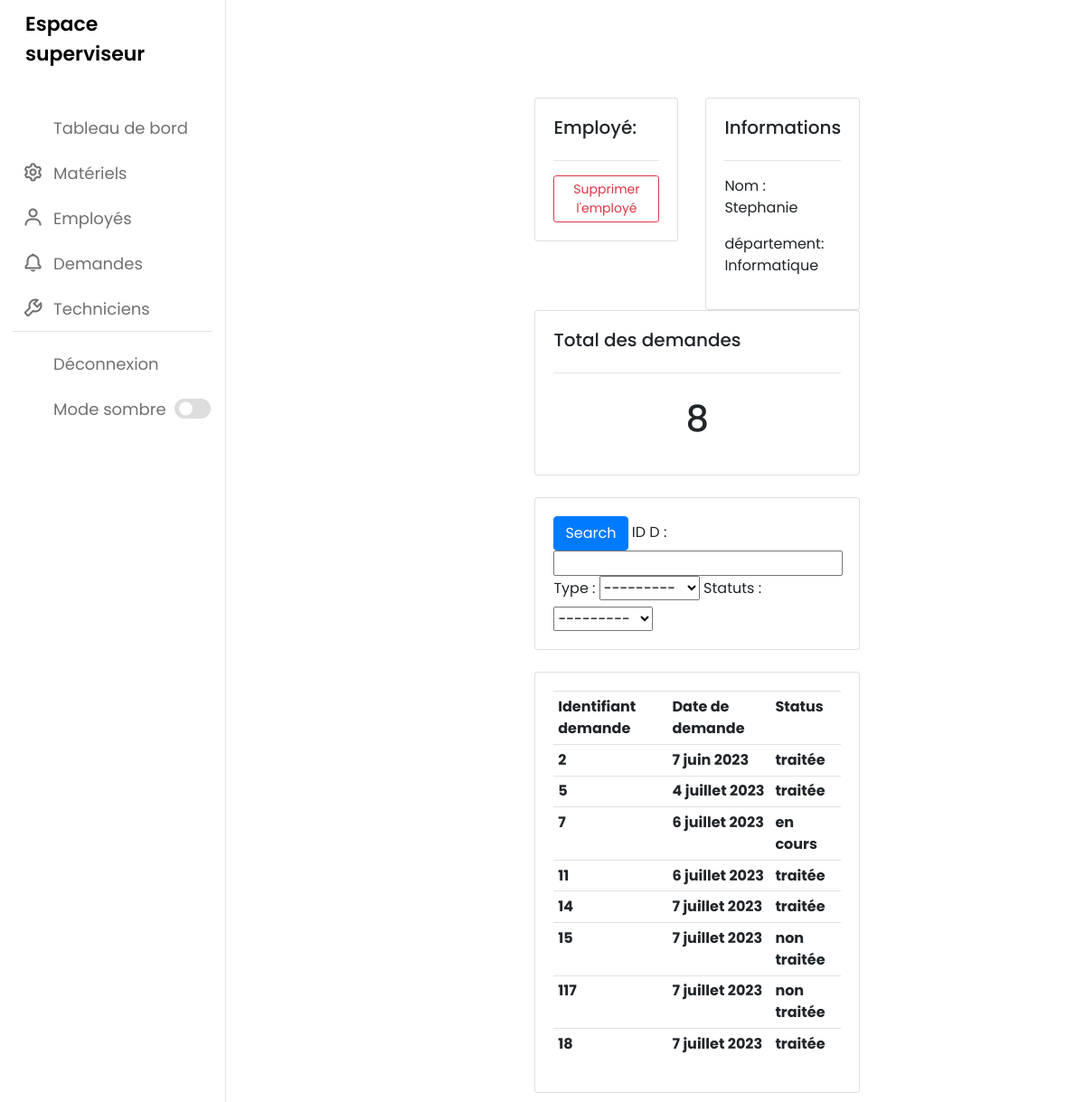
The app's page /employe/1 (signed in) with its own data.
### employe/models.py (models this page shows, shortened)
class employe(models.Model):
    ID_E = models.CharField(max_length=200, unique=True, null=True)
    nomE = models.CharField(max_length=200, null=True)
    departement = models.CharField(max_length=200, null=True)
    date_ajout = models.DateField(auto_now_add=True)

### demande/models.py (models this page shows, shortened)
class demande(models.Model):
    STATUS = ((' traitée', ' traitée'),
                  ('en cours', 'en cours'),
                  ('non traitée', 'non traitée'))
    TYPE = ((' Réparation', ' Réparation'),
                ('Attribution', 'Attribution'))
    employe = models.ForeignKey(employe, null=True, on_delete=models.CASCADE)
    materiel = models.ForeignKey(materiel, null=True, on_delete=models.SET_NULL)
    technicien = models.ForeignKey(technicien, null=True, blank=True, on_delete=models.SET_NULL)
    ID_D = models.CharField(max_length=200, unique=True, null=True)
    type = models.CharField(max_length=200, null=True, choices=TYPE)
    date_creation = models.DateField(auto_now_add=True)
    statuts = models.CharField(max_length=200, null=True, choices=STATUS)

### employe/views.py (the view)
# urls.py: path('/<str:pk>',views.list_employe,name='employe'),
@login_required(login_url='acces')
def list_employe(request,pk):
    Employe=employe.objects.get(id=pk)
    demande=Employe.demande_set.all()
    demande_total=demande.count()
    myFilter=DemandeFiltre(request.GET,queryset=demande )
    demande=myFilter.qs
    context={'Employe':Employe,'demande':demande,'demande_total':demande_total,'myFilter':myFilter}
    return render(request,'employe/list_employe.html',context)

### templates/employe/list_employe.html
{% extends 'main2.html' %}
{% block content %}
	<br>
<div class="row">
	<div class="col-md">
		<div class="card card-body">
			<h5>Employé:</h5>
			<hr>
			<a class="btn btn-outline-danger  btn-sm btn-block" href="{% url 'supprimer_employe' Employe.ID_E %}">Supprimer l'employé</a>
		</div>
	</div>
	<div class="col-md">
		<div class="card card-body">
			<h5>Informations</h5>
			<hr>
			<p>Nom : {{Employe.nomE}} </p>
			<p>département: {{Employe.departement}}</p>
		</div>
	</div>
	<div class="col-md">
		<div class="card card-body">
			<h5>Total des demandes</h5>
			<hr>
			<h1 style="text-align: center;padding: 10px">{{demande_total}}</h1>
		</div>
	</div>
</div>
<br>
<div class="row">
	<div class="col">
		<div class="card card-body">
			<form method="get">
		   	<button class="btn btn-primary" type="submit">Search</button>
		       {{myFilter.form}}
		</form>
		</div>
	</div>
</div>
<br>
<div class="row">
	<div class="col-md">
		<div class="card card-body">
			<table class="table table-sm">
				<tr>
					<th> Identifiant demande </th>
					<th>Date de demande</th>
					<th>Status</th>
				</tr>
                 {%for demande in demande%}
				<tr>
					<th>{{demande.ID_D}}</th>
					<th>{{demande.date_creation}}</th>
					<th>{{demande.statuts}}</th>
				</tr>
                {% endfor %}
			</table>
		</div>
	</div>
</div>
{% endblock content%}

### static/css/style.css (style rules this page uses)
* { margin: 0; padding: 0; box-sizing: border-box; font-family: 'Poppins', sans-serif; }
:root { --primary-color: #0E4BF1; --panel-color: #FFF; --text-color: #000; --black-light-color: #707070; --border-color: #e6e5e5; --toggle-color: #DDD; --box1-color: #4DA3FF; --box2-color: #FFE6AC; --box3-color: #E7D1FC; --title-icon-color: #fff; --tran-05: all 0.5s ease; --tran-03: all 0.3s ease; --tran-03: all 0.2s ease; }
body { min-height: 100vh; background-color: var(--primary-color); }

### templates/base/navbartest.html (style rules this page uses)
* { margin: 0; padding: 0; box-sizing: border-box; font-family: 'Poppins', sans-serif; }
:root { --primary-color: #0E4BF1; --panel-color: #FFF; --text-color: #000; --black-light-color: #707070; --border-color: #e6e5e5; --toggle-color: #DDD; --box1-color: #4DA3FF; --box2-color: #FFE6AC; --box3-color: #E7D1FC; --title-icon-color: #fff; --tran-05: all 0.5s ease; --tran-03: all 0.3s ease; --tran-03: all 0.2s ease; }
body { min-height: 100vh; background-color: var(--primary-color); }

### records on screen
employe: nomE "Stephanie", departement "Informatique"
demande: ID_D "2", date_creation "7 juin 2023", statuts "traitée"
demande: ID_D "5", date_creation "4 juillet 2023", statuts "traitée"
demande: ID_D "7", date_creation "6 juillet 2023", statuts "en cours"
demande: ID_D "11", date_creation "6 juillet 2023", statuts "traitée"
demande: ID_D "14", date_creation "7 juillet 2023", statuts "traitée"
demande: ID_D "15", date_creation "7 juillet 2023", statuts "non traitée"
demande: ID_D "117", date_creation "7 juillet 2023", statuts "non traitée"
demande: ID_D "18", date_creation "7 juillet 2023", statuts "traitée"

### other values on screen
{{ demande_total }} "8"
